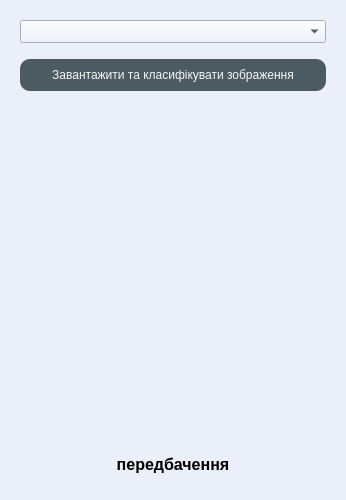
<?xml version="1.0" encoding="UTF-8"?>
<ui version="4.0">
 <class>mainWindow</class>
 <widget class="QMainWindow" name="mainWindow">
  <property name="geometry">
   <rect>
    <x>0</x>
    <y>0</y>
    <width>346</width>
    <height>500</height>
   </rect>
  </property>
  <property name="windowTitle">
   <string>MSDD | Класифікація</string>
  </property>
  <property name="styleSheet">
   <string notr="true">background-color: #eaeffa;</string>
  </property>
  <widget class="QWidget" name="main">
   <layout class="QVBoxLayout" name="main_layout">
    <property name="leftMargin">
     <number>20</number>
    </property>
    <property name="topMargin">
     <number>20</number>
    </property>
    <property name="rightMargin">
     <number>20</number>
    </property>
    <property name="bottomMargin">
     <number>20</number>
    </property>
    <item>
     <widget class="QComboBox" name="model_select">
      <property name="font">
       <font>
        <family>Consolas</family>
        <pointsize>10</pointsize>
       </font>
      </property>
      <property name="styleSheet">
       <string notr="true">QComboBox {
	color: #4c5b61;
    background-color: #f7f7f7;
	border-radius: 10px;
	border: 2px solid;
	border-color: #4c5b61;
	spacing: 40px;
	padding-left: 5px;
	height: 28px;
	margin-bottom: 10px;
}

QComboBox:hover:!pressed {
	background-color: #f0f0f0;
}

QComboBox::drop-down:hover:!pressed {
	background-color: #424b53;
}

QComboBox::drop-down:pressed {
	background-color: #393e46;
}

QComboBox::drop-down {
    subcontrol-origin: padding;
    subcontrol-position: top right;
    width: 20px;
    border-left: 2px solid #4c5b61;
	border-top-right-radius: 5px;
    border-bottom-right-radius: 5px;
	background-color: #4c5b61;
}

QComboBox QAbstractItemView{
    background-color: #f7f7f7;
	border: 2px solid #4c5b61;
	border-radius: 1px;


    selection-background-color: lightgray;
	selection-color: #4c5b61;
	selection-padding-left: 5px;

	outline: none;
}

lightgray
4c5b61</string>
      </property>
      <property name="placeholderText">
       <string>Виберіть модель</string>
      </property>
     </widget>
    </item>
    <item>
     <widget class="QPushButton" name="classify_b">
      <property name="styleSheet">
       <string notr="true">QPushButton {
	color: #f7f7f7;
    background-color: #4c5b61;
	border-radius: 10px;
	margin: 10px 0px 20px 0px;
	height: 32px;
	font: 10pt 'Consolas';
}

QPushButton:pressed {
	background-color: #393e46;
	font: bold;
}

QPushButton:hover:!pressed {
	background-color: #424b53;
}
</string>
      </property>
      <property name="text">
       <string>Завантажити та класифікувати зображення</string>
      </property>
     </widget>
    </item>
    <item>
     <widget class="QLabel" name="image">
      <property name="sizePolicy">
       <sizepolicy hsizetype="Ignored" vsizetype="Ignored">
        <horstretch>0</horstretch>
        <verstretch>0</verstretch>
       </sizepolicy>
      </property>
      <property name="scaledContents">
       <bool>true</bool>
      </property>
      <property name="alignment">
       <set>Qt::AlignCenter</set>
      </property>
     </widget>
    </item>
    <item>
     <widget class="QLabel" name="prediction">
      <property name="minimumSize">
       <size>
        <width>0</width>
        <height>32</height>
       </size>
      </property>
      <property name="maximumSize">
       <size>
        <width>16777215</width>
        <height>32</height>
       </size>
      </property>
      <property name="styleSheet">
       <string notr="true">QLabel {
	font-family: 'Consolas';
	font-size: 12pt;
	font-weight: bold;
}</string>
      </property>
      <property name="text">
       <string>передбачення</string>
      </property>
      <property name="alignment">
       <set>Qt::AlignCenter</set>
      </property>
     </widget>
    </item>
   </layout>
  </widget>
 </widget>
 <resources/>
 <connections/>
</ui>
